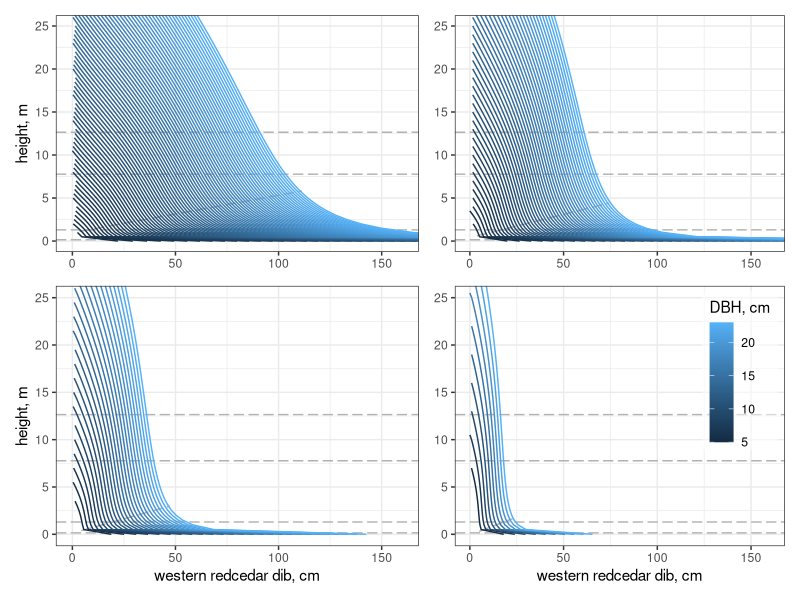
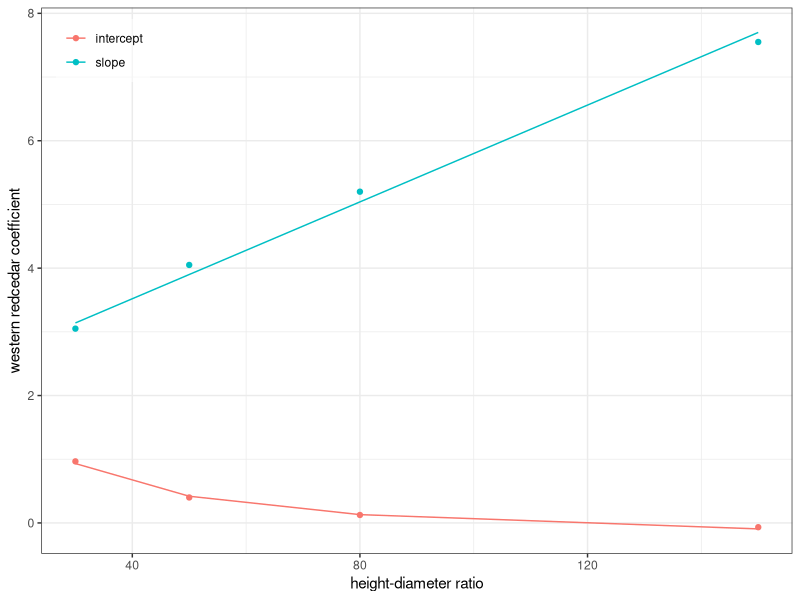

The R source for these figures, in order:
library(dplyr)
library(ggplot2)
library(patchwork)
library(tidyr)

theme_set(theme_bw() + theme(legend.background = element_rect(fill = alpha("white", 0.5))))

## neiloid heights
# Kozak A. 1988. A variable-exponent taper equation. Canadian Journal of Forest Research 18:1363-1368. https://doi.org/10.1139/x88-213
#   Table 5 for Equation 8
thplDib = crossing(dbh = seq(1, 160, by = 2), # cm
                   heightDiameterRatio = seq(20, 150, by = 10),
                   evaluationHeight = seq(0, 100, by = 0.5)) %>%
  mutate(height = 0.01 * dbh * heightDiameterRatio) %>% # m
  filter(height < 27.5 + 0.375 * dbh, height < 37.5 + 0.125 * dbh, evaluationHeight < height) %>%
  mutate(Z = evaluationHeight / height,
         X = (1 - sqrt(evaluationHeight / height)) / (1 - sqrt(0.30)),
         logDibThpl = log(1.21697) + 0.84256 * log(dbh) + log(1.00001) * dbh + 1.55322 * log(X) * Z^2 - 0.39719 * log(X) * log(Z + 0.001) + 2.11018 * log(X) * sqrt(Z) - 1.11416 * log(X) * exp(Z) + 0.09420 * log(X) * (dbh/height),
         dibThpl = exp(logDibThpl)) # cm
thplDib %>% group_by(heightDiameterRatio) %>% summarize(dbh = max(dbh), .groups = "drop") # get DBH fitting range of plots

ggplot() +
  geom_hline(yintercept = c(0.15, 1.3, 7.62 + 0.15, 12.4986 + 0.15), color = "grey70", linetype = "longdash") +
  geom_path(aes(x = 0.70 * seq(5, 159), y = pmax(-0.7 + 1/(0.02*30) + 0.01 * (0.8 + 0.075*30) * seq(5, 159), 0.15)), color = "grey70", linetype = "longdash") +
  geom_path(aes(x = dibThpl, y = evaluationHeight, color = dbh, group = 100 * dbh + heightDiameterRatio), thplDib %>% filter(dbh > 4, heightDiameterRatio == 30)) +
  coord_cartesian(xlim = c(0, 160), ylim = c(0, 25)) +
  labs(x = NULL, y = "height, m", color = "DBH, cm") +
  theme(legend.position = "none") +
ggplot() +
  geom_hline(yintercept = c(0.15, 1.3, 7.62 + 0.15, 12.4986 + 0.15), color = "grey70", linetype = "longdash") +
  geom_path(aes(x = 0.75 * seq(5, 99), y = pmax(-0.6 + 1/(0.02*50) + 0.01 * (0.8 + 0.065*50) * seq(5, 99), 0.15)), color = "grey70", linetype = "longdash") +
  geom_path(aes(x = dibThpl, y = evaluationHeight, color = dbh, group = 100 * dbh + heightDiameterRatio), thplDib %>% filter(dbh > 4, heightDiameterRatio == 50)) +
  coord_cartesian(xlim = c(0, 160), ylim = c(0, 25)) +
  labs(x = NULL, y = NULL, color = "DBH, cm") +
  theme(legend.position = "none") +
ggplot() +
  geom_hline(yintercept = c(0.15, 1.3, 7.62 + 0.15, 12.4986 + 0.15), color = "grey70", linetype = "longdash") +
  geom_path(aes(x = 0.86 * seq(5, 55), y = pmax(-0.5 + 1/(0.02*80) + 0.01 * (0.8 + 0.055*80) * seq(5, 55), 0.15)), color = "grey70", linetype = "longdash") +
  geom_path(aes(x = dibThpl, y = evaluationHeight, color = dbh, group = 100 * dbh + heightDiameterRatio), thplDib %>% filter(dbh > 4, heightDiameterRatio == 80)) +
  coord_cartesian(xlim = c(0, 160), ylim = c(0, 25)) +
  labs(x = "western redcedar dib, cm", y = "height, m", color = "DBH, cm") +
  theme(legend.position = "none") +
ggplot() +
  geom_hline(yintercept = c(0.15, 1.3, 7.62 + 0.15, 12.4986 + 0.15), color = "grey70", linetype = "longdash") +
  geom_path(aes(x = 1.0 * seq(5, 23), y = pmax(-0.4 + 1/(0.02*150) + 0.01 * (0.8 + 0.045*150) * seq(5, 23), 0.15)), color = "grey70", linetype = "longdash") +
  geom_path(aes(x = dibThpl, y = evaluationHeight, color = dbh, group = 100 * dbh + heightDiameterRatio), thplDib %>% filter(dbh > 4, heightDiameterRatio == 150)) +
  coord_cartesian(xlim = c(0, 160), ylim = c(0, 25)) +
  labs(x = "western redcedar dib, cm", y = NULL, color = "DBH, cm") +
  theme(legend.justification = c(1, 1), legend.position = c(0.98, 0.98)) +
plot_layout(nrow = 2, ncol = 2, widths = c(1.1, 1), heights = c(1, 1.1))

thplNeioid = tibble(heightDiameterRatio = c(30, 50, 80, 150),
                     intercept = c(-0.7, -0.6, -0.5, -0.4) + 1/(0.02 * heightDiameterRatio),
                     slope = 0.8 + c(0.075, 0.065, 0.055, 0.045) * heightDiameterRatio)
ggplot(thplNeioid) +
  geom_path(aes(x = heightDiameterRatio, y = -0.35 + 1/(0.026*heightDiameterRatio), color = "intercept")) +
  geom_path(aes(x = heightDiameterRatio, y = 2.0 + 0.038*heightDiameterRatio, color = "slope")) +
  geom_point(aes(x = heightDiameterRatio, y = intercept, color = "intercept")) +
  geom_point(aes(x = heightDiameterRatio, y = slope, color = "slope")) +
  labs(x = "height-diameter ratio", y = "western redcedar coefficient", color = NULL) +
  theme(legend.justification = c(0, 1), legend.position = c(0.02, 0.98))
